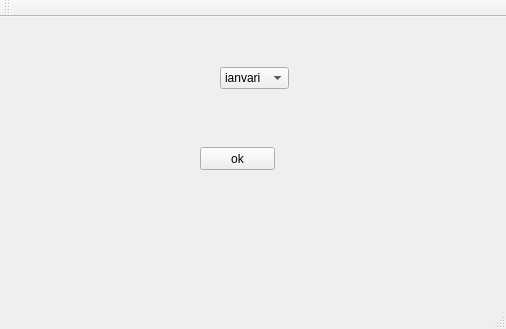
<?xml version="1.0" encoding="UTF-8"?>
<ui version="4.0">
 <class>MainWindow</class>
 <widget class="QMainWindow" name="MainWindow">
  <property name="geometry">
   <rect>
    <x>0</x>
    <y>0</y>
    <width>506</width>
    <height>329</height>
   </rect>
  </property>
  <property name="windowTitle">
   <string>MainWindow</string>
  </property>
  <widget class="QWidget" name="centralWidget">
   <widget class="QComboBox" name="comboBox">
    <property name="geometry">
     <rect>
      <x>220</x>
      <y>50</y>
      <width>69</width>
      <height>22</height>
     </rect>
    </property>
    <item>
     <property name="text">
      <string>ianvari</string>
     </property>
    </item>
    <item>
     <property name="text">
      <string>tebervali</string>
     </property>
    </item>
    <item>
     <property name="text">
      <string>marti</string>
     </property>
    </item>
    <item>
     <property name="text">
      <string>aprili</string>
     </property>
    </item>
    <item>
     <property name="text">
      <string>maisi</string>
     </property>
    </item>
   </widget>
   <widget class="QPushButton" name="pushButton">
    <property name="geometry">
     <rect>
      <x>200</x>
      <y>130</y>
      <width>75</width>
      <height>23</height>
     </rect>
    </property>
    <property name="text">
     <string>ok</string>
    </property>
   </widget>
  </widget>
  <widget class="QMenuBar" name="menuBar">
   <property name="geometry">
    <rect>
     <x>0</x>
     <y>0</y>
     <width>506</width>
     <height>21</height>
    </rect>
   </property>
  </widget>
  <widget class="QToolBar" name="mainToolBar">
   <attribute name="toolBarArea">
    <enum>TopToolBarArea</enum>
   </attribute>
   <attribute name="toolBarBreak">
    <bool>false</bool>
   </attribute>
  </widget>
  <widget class="QStatusBar" name="statusBar"/>
 </widget>
 <layoutdefault spacing="6" margin="11"/>
 <resources/>
 <connections/>
</ui>
